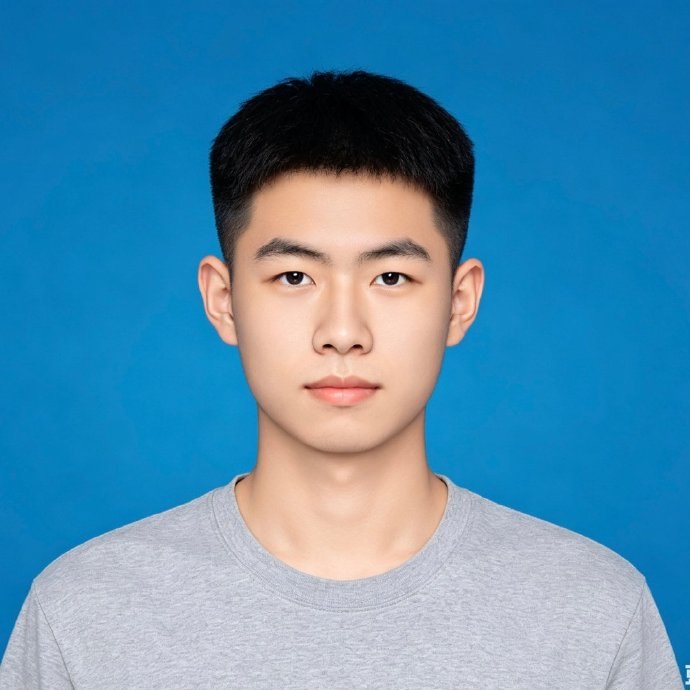
#> input picture opencv/images/id_blue.jpg, 690 x 690 px
$ python id_photo.py
#> lines starting #> are read from the running program, lines starting #| are printed output that depends on the picture; after the words box and inside, x2 and y2 are one past the last pixel; in counts of white or black regions, pixels touching at a corner belong together
import os
import cv2
import numpy as np

def id_photo_background_blue_to_white(id_blue_photo_path, id_white_photo_path):
    """
    证件照：蓝底转白底
    :param id_blue_photo_path: 蓝底证件照路径
    :param id_white_photo_path: 白底证件照路径
    :return: bool 是否成功
    """
#> called with id_blue_photo_path = './images/id_blue.jpg', id_white_photo_path = './images/id_blue_to_white.jpg'
    # 读取蓝底证件照
    img = cv2.imread(id_blue_photo_path)
#> img is the input picture: shape (690, 690, 3); mean B, G, R 175.6, 142, 83.3
    if img is None:
        raise FileNotFoundError(f"读取蓝底证件照失败：{id_blue_photo_path}， 请检查图片路径是否正确")

    # 复制原图作为绘制画布。保留原图不被修改
    img_copy = np.asarray(img).copy()

    # 双边降噪，消除背景细碎噪点
    blur_img = cv2.bilateralFilter(img_copy, 9, 75, 75)

    # 将BGR格式转换为HSV格式，因为色彩空间提取必须使用HSV格式的图片
    hsv_img = cv2.cvtColor(blur_img, cv2.COLOR_BGR2HSV)
#> hsv_img: shape (690, 690, 3); mean H, S, V 87.5, 160.8, 187.4

    # 设置蓝底标准 HSV 上下界阈值
    lower_blue = np.array([90, 43, 46])
    upper_blue = np.array([130, 255, 255])

    # 生成背景掩码：蓝色区域为白色，其余区域为黑色
    mask_bg = cv2.inRange(hsv_img, lower_blue, upper_blue)
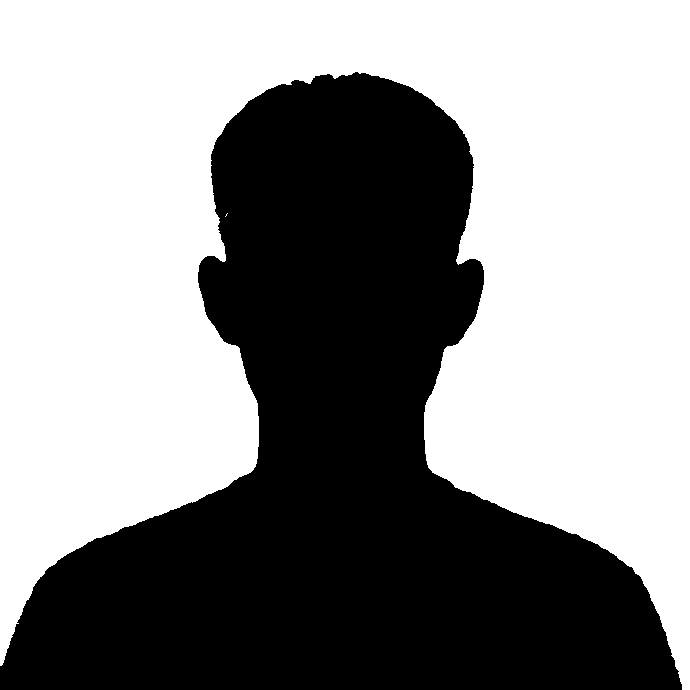
#> mask_bg: shape (690, 690); 57.2% white; 1 black region, box (x1, y1, x2, y2) and area: (0, 72, 682, 690) 203576

    # 将掩码对应的背景区域，统一填充为纯白色
    img_copy[mask_bg > 0] = [255, 255, 255]

    # 保存处理结果图片
    write_result = cv2.imwrite(id_white_photo_path, img_copy)
    if not write_result:
        raise IOError(f"保存白底证件照失败：{id_white_photo_path}")
    print("证件照：蓝底转白底成功，文件已保存！")
    return True

def id_photo_background_red_to_white(id_red_photo_path, id_white_photo_path):
    """
    证件照：红底转白底
    :param id_red_photo_path: 红底证件照路径
    :param id_white_photo_path: 白底证件照路径
    :return: bool 是否成功
    """
    # 读取红底证件照
    img = cv2.imread(id_red_photo_path)
    if img is None:
        raise FileNotFoundError(f"读取红底证件照失败：{id_red_photo_path}， 请检查图片路径是否正确")
    assert img is not None

    # 复制原图作为绘制画布。保留原图不被修改
    img_copy = np.asarray(img).copy()

    # 双边降噪，消除背景细碎噪点。实际测试下来，双边降噪比高斯降噪效果更好
    blur_img = cv2.bilateralFilter(img_copy, 9, 75, 75)

    # 将BGR格式转换为HSV格式，因为色彩空间提取必须使用HSV格式的图片
    hsv_img = cv2.cvtColor(blur_img, cv2.COLOR_BGR2HSV)

    # 设置两段红色区域的HSV值范围
    lower_red1 = np.array([0, 100, 100])
    upper_red1 = np.array([10, 255, 255])
    lower_red2 = np.array([165, 100, 100])
    upper_red2 = np.array([180, 255, 255])

    # 生成两段背景掩码：红色区域为白色，其余区域为黑色
    mask_bg1 = cv2.inRange(hsv_img, lower_red1, upper_red1)
    mask_bg2 = cv2.inRange(hsv_img, lower_red2, upper_red2)
    # 合并两段红色背景，按位或
    mask = cv2.bitwise_or(mask_bg1, mask_bg2)

    # 形态学优化。生成的背景掩码可能会有噪点或孔洞，所以要进行形态学处理
    kernel = cv2.getStructuringElement(cv2.MORPH_ELLIPSE, (3, 3))
    # 闭运算：填充背景区域内部细小孔洞
    mask = cv2.morphologyEx(mask, cv2.MORPH_CLOSE, kernel)
    # 开运算：清除背景区域零散红色噪点
    mask = cv2.morphologyEx(mask, cv2.MORPH_OPEN, kernel)

    # 目前的mask是背景区域已经从红色转换为白色，人像区域为黑色
    # 但是在黑色区域可能会有白色噪点，所以要进行轮廓检测，只保留最大连通区域（即白色背景区域）

    # 查找所有最外层轮廓
    contours, _ = cv2.findContours(mask, cv2.RETR_EXTERNAL, cv2.CHAIN_APPROX_SIMPLE)
    if contours:
        # 找到面积最大的外部轮廓，即最大的白色区域
        largest_contour = max(contours, key=cv2.contourArea)
        # 创建一个全黑的数组，和mask大小相同
        mask_clean = np.zeros_like(mask)
        # 在这个黑色数组下，绘制刚得到的最大白色区域轮廓。这个轮廓就是最终要保留的白色背景区域
        cv2.drawContours(mask_clean, [largest_contour], -1, (255, 255, 255), thickness=cv2.FILLED)
        # 替换mask。现在的mask是背景区域是白色，人像区域是黑色
        mask = mask_clean

    # 目前mask是背景区域是白色，人像区域是黑色

    # 掩码按位取反：人像区域变白色，背景区域变黑色
    mask_inv = cv2.bitwise_not(mask)
    # 提取出人像区域。(mask_inv中，人像区域为255，允许通过；背景区域为0，禁止通过)
    mask_person = cv2.bitwise_and(img_copy, img_copy, mask=mask_inv)

    # 构建一个纯白色背景图层
    white_bg = np.full_like(img, 255)
    # 提取出背景区域。(mask中，背景区域为255，允许通过；人像区域为0，禁止通过)
    background = cv2.bitwise_and(white_bg, white_bg, mask=mask)

    # 人像和背景合并
    img_copy = cv2.add(mask_person, background)

    # 保存处理结果图片
    write_result = cv2.imwrite(id_white_photo_path, img_copy)
    if not write_result:
        raise IOError(f"保存白底证件照失败：{id_white_photo_path}")
    print("证件照：红底转白底成功，文件已保存！")
    return True

def resize_photo(img: np.ndarray, w: int, h: int):
    """
    生成标准尺寸证件照（等比例缩放 + 居中白底）
    :param img: 证件照
    :param w: 目标宽度
    :param h: 目标高度
    :return: 生成的标准尺寸证件照
    """
    if w <= 0 or h <= 0:
        raise ValueError("目标宽度和高度必须大于0")

    # 获取原图高度和宽度
    h_orig, w_orig = img.shape[:2]
    # 计算缩放比例
    scale = min(w / w_orig, h / h_orig)
    # 计算新图像的宽度和高度
    w_new = int(w_orig * scale)
    h_new = int(h_orig * scale)

    # 判断缩放比例
    if scale < 1:
        # 缩小，使用INTER_AREA插值方法。综合周围多个原始像素的信息，再计算一个新的像素值
        interpolation = cv2.INTER_AREA
    else:
        # 放大，使用INTER_CUBIC插值方法。需要根据附近像素估算出新的像素
        interpolation = cv2.INTER_CUBIC
    # 等比例缩放图片
    img = cv2.resize(img, (w_new, h_new), interpolation=interpolation)
    # 创建目标尺寸的纯白色背景
    white_bg = np.full((h, w, 3),255, dtype=np.uint8)

    # 计算居中偏移坐标
    x_offset = (w - w_new) // 2
    y_offset = (h - h_new) // 2
    # 将缩放后的图片粘贴到白色背景图层
    white_bg[y_offset:y_offset + h_new, x_offset:x_offset + w_new] = img
    return white_bg


# 定义图片所在路径
image_path = './images/'
# 蓝底证件照文件名称
id_blue_filename = 'id_blue.jpg'
# 蓝底转白底证件照文件名称
id_white_filename = 'id_blue_to_white.jpg'
# 蓝底证件照路径
id_blue_path = os.path.join(image_path, id_blue_filename)
# 蓝底转白底证件照路径
id_blue_to_white_path = os.path.join(image_path, id_white_filename)

# 调用转换函数
blue_to_white_flag = id_photo_background_blue_to_white(id_blue_path, id_blue_to_white_path)
if blue_to_white_flag:
    blue_to_white_img = cv2.imread(id_blue_to_white_path)
    if blue_to_white_img is not None:
        # 展示白底证件照图片
        cv2.imshow('id blue to white img', blue_to_white_img)
        # 生成1寸证件照
        one_inch_img = resize_photo(blue_to_white_img, 295, 413)
#> in resize_photo, `white_bg[y_offset:y_offset + h_new, x_offset:x_offset + w_new] = img`:
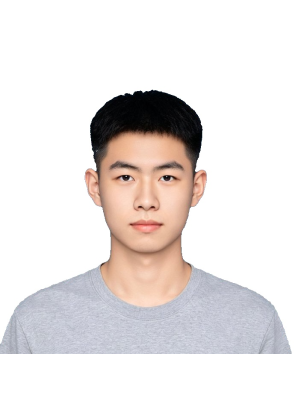
#> white_bg: shape (413, 295, 3); mean of channels 0, 1, 2 226.4, 227.4, 232.5; drawn as B, G, R
        cv2.imshow('one inch img', one_inch_img)
        cv2.waitKey(0)
        cv2.destroyAllWindows()


# 红底证件照文件名称
id_red_filename = 'id_red.jpeg'
# 红底转白底证件照文件名称
id_red_white_filename = 'id_red_to_white.jpg'
# 红底证件照路径
id_red_path = os.path.join(image_path, id_red_filename)
# 红底转白底证件照路径
id_red_to_white_path = os.path.join(image_path, id_red_white_filename)

# 调用转换函数
red_to_white_flag = id_photo_background_red_to_white(id_red_path, id_red_to_white_path)
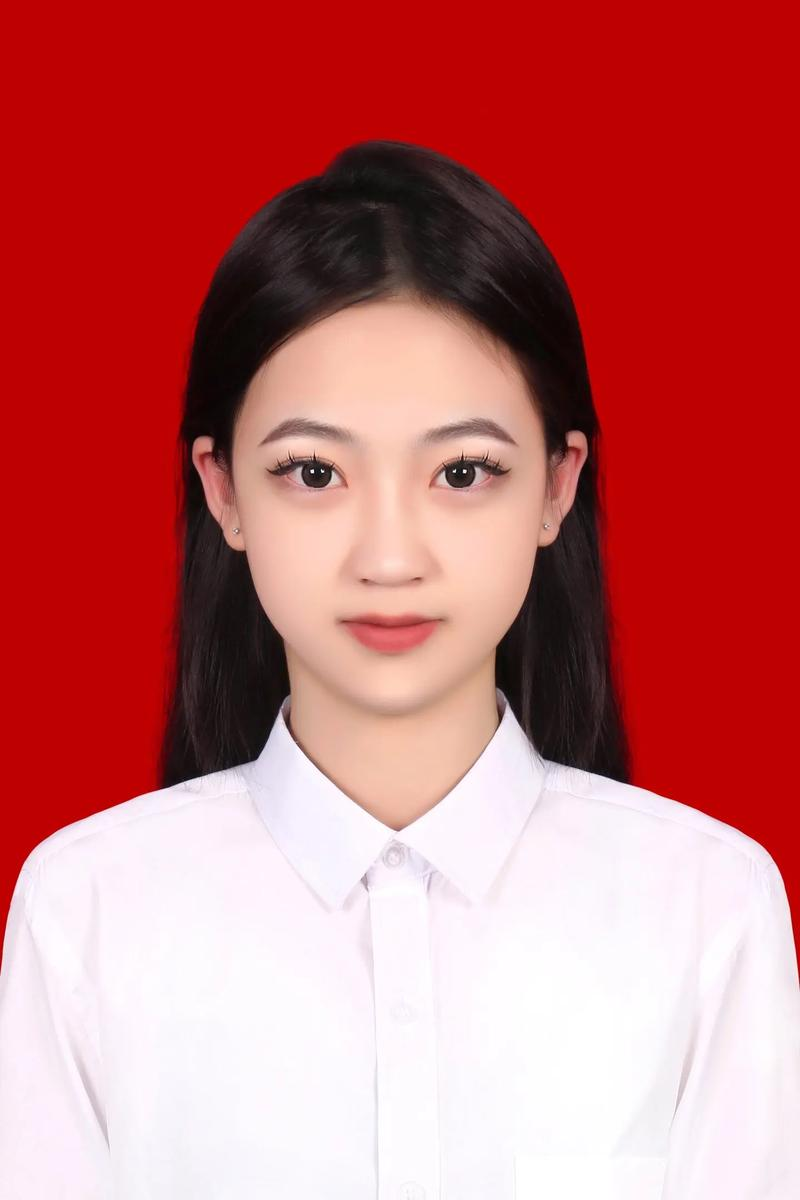
#> input picture opencv/images/id_red.jpeg, 800 x 1200 px
#> in id_photo_background_red_to_white, img is the input picture: shape (1200, 800, 3); mean B, G, R 108.4, 107.6, 196.5
#> in id_photo_background_red_to_white, `hsv_img = cv2.cvtColor(blur_img, cv2.COLOR_BGR2HSV)`: hsv_img: shape (1200, 800, 3); mean H, S, V 60.4, 130.3, 196.9
#> in id_photo_background_red_to_white, `mask_bg1 = cv2.inRange(hsv_img, lower_red1, upper_red1)`: mask_bg1: shape (1200, 800); 41.7% white; 126 white regions (104 under 20 px), largest, box (x1, y1, x2, y2) and area: (0, 0, 800, 931) 388448, (260, 288, 546, 448) 3781, (337, 612, 447, 656) 2322
#> in id_photo_background_red_to_white, `mask_bg2 = cv2.inRange(hsv_img, lower_red2, upper_red2)`:
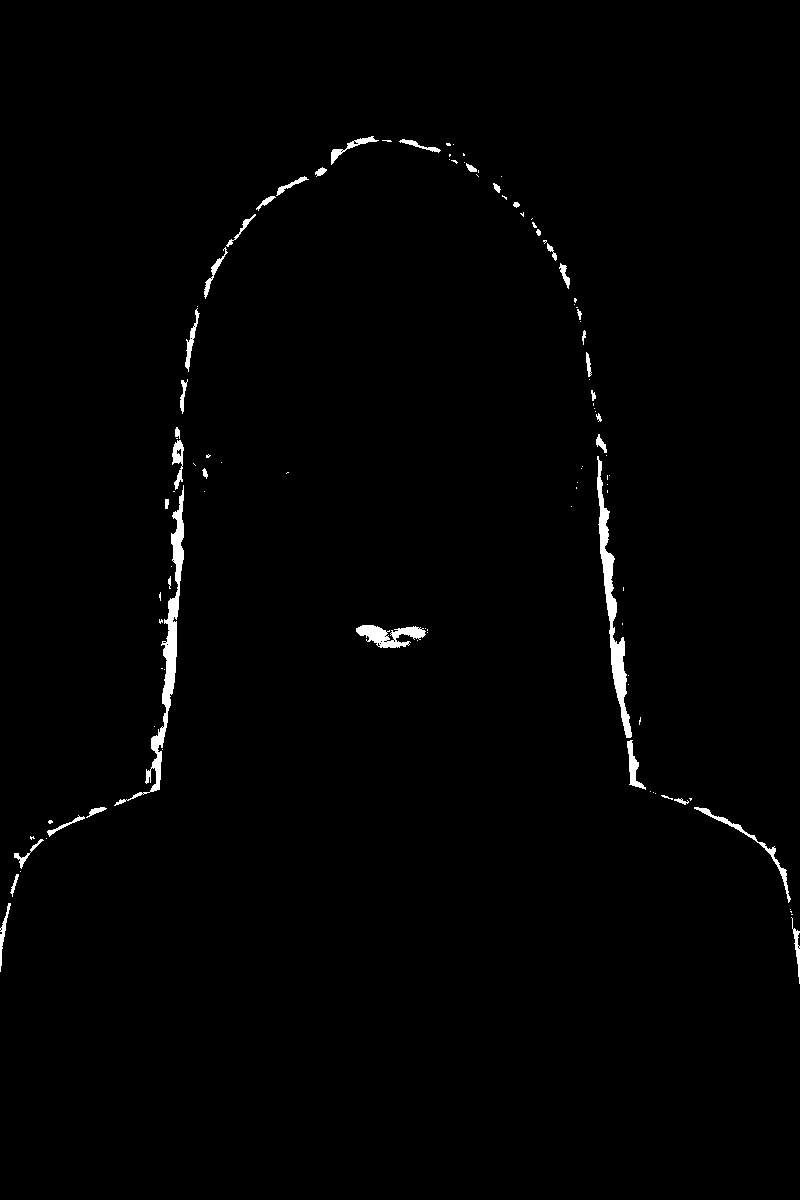
#> mask_bg2: shape (1200, 800); 1.1% white; 108 white regions (69 under 20 px), largest, box (x1, y1, x2, y2) and area: (114, 485, 184, 806) 2569, (597, 456, 632, 738) 2252, (356, 625, 426, 648) 877
#> in id_photo_background_red_to_white, `mask = cv2.bitwise_or(mask_bg1, mask_bg2)`:
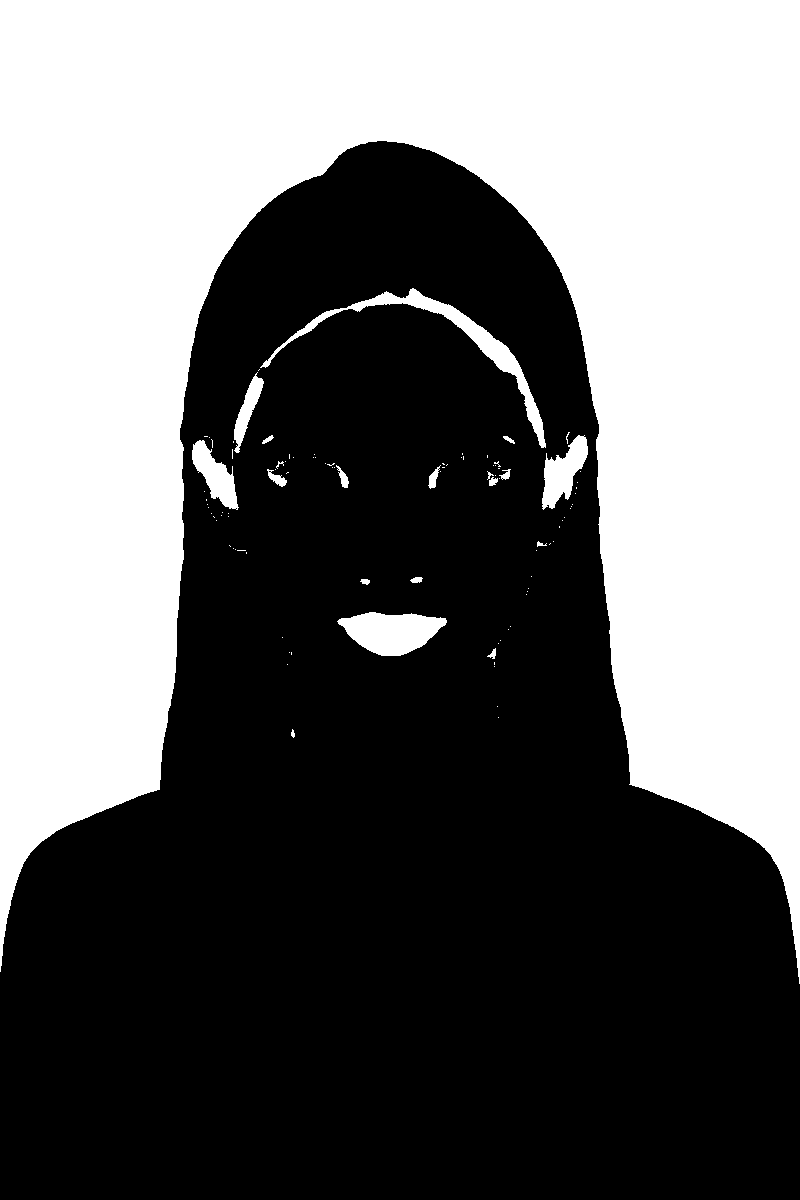
#> mask: shape (1200, 800); 42.7% white; 98 white regions (78 under 20 px), largest, box (x1, y1, x2, y2) and area: (0, 0, 800, 984) 397892, (260, 288, 546, 448) 3781, (337, 612, 447, 656) 3206
#> in id_photo_background_red_to_white, `mask = cv2.morphologyEx(mask, cv2.MORPH_CLOSE, kernel)`: mask: shape (1200, 800); 42.7% white; 80 white regions (61 under 20 px), largest, box (x1, y1, x2, y2) and area: (0, 0, 800, 984) 397894, (258, 288, 546, 448) 3796, (337, 612, 447, 656) 3206
#> in id_photo_background_red_to_white, `mask = cv2.morphologyEx(mask, cv2.MORPH_OPEN, kernel)`: mask: shape (1200, 800); 42.7% white; 24 white regions (5 under 20 px)
#> in id_photo_background_red_to_white, `contours, _ = cv2.findContours(mask, cv2.RETR_EXTERNAL, cv2.CHAIN_APPR..`: contours = 24 contours, 7 with area under 20; largest, box (x1, y1, x2, y2) and area: (0, 0, 800, 978) 395548, (337, 612, 447, 656) 3090, (346, 288, 546, 448) 3033, (542, 435, 588, 510) 1674, (192, 440, 239, 510) 1429
#> in id_photo_background_red_to_white, `largest_contour = max(contours, key=cv2.contourArea)`: largest_contour = contour of 827 points, box (x1, y1, x2, y2) (0, 0, 800, 978), area 395548
#> in id_photo_background_red_to_white, `cv2.drawContours(mask_clean, [largest_contour], -1, (255, 255, 255), t..`: mask_clean: shape (1200, 800); 41.4% white; 1 white region, box (x1, y1, x2, y2) and area: (0, 0, 800, 978) 397880
#> in id_photo_background_red_to_white, `background = cv2.bitwise_and(white_bg, white_bg, mask=mask)`: white_bg: shape (1200, 800, 3); every value is 255
#> in id_photo_background_red_to_white, `img_copy = cv2.add(mask_person, background)`:
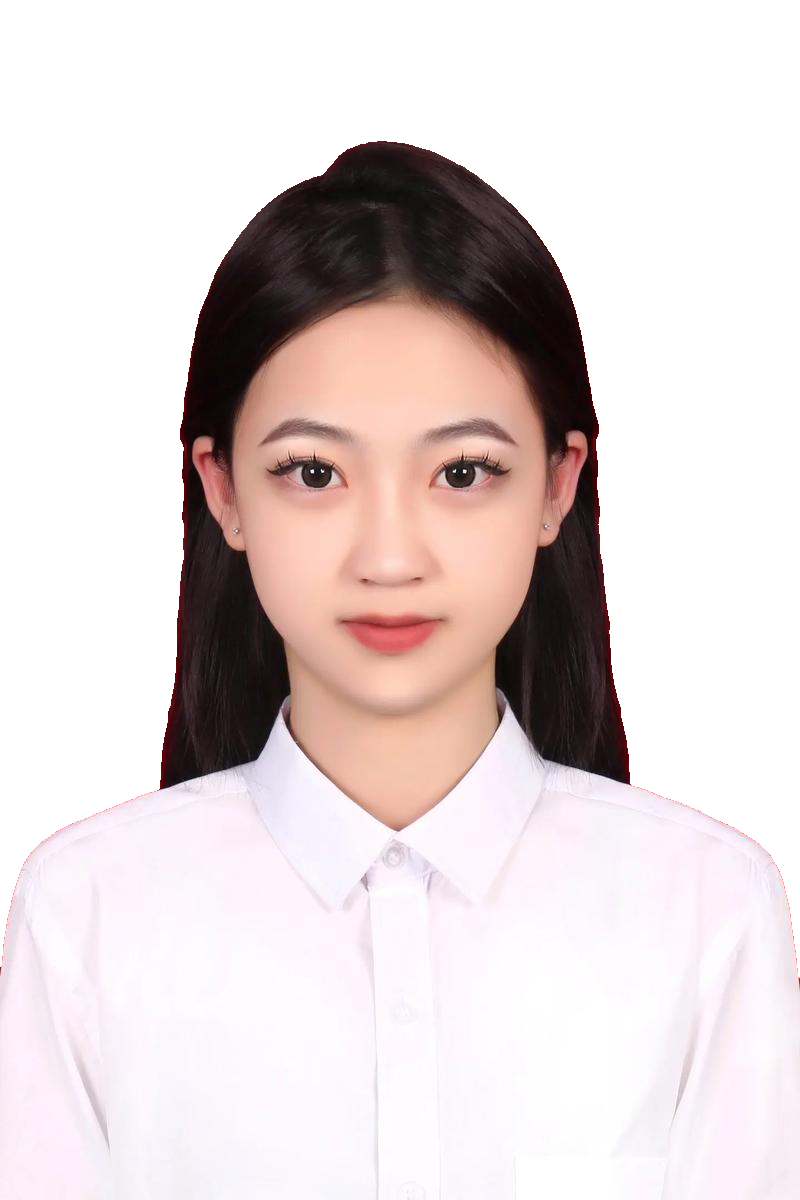
#> img_copy: shape (1200, 800, 3); mean B, G, R 213.1, 213.2, 224
if red_to_white_flag:
    red_to_white_img = cv2.imread(id_red_to_white_path)
    if red_to_white_img is not None:
        # 展示白底证件照图片
        cv2.imshow('id red to white img', red_to_white_img)
        # 生成2寸证件照
        two_inches_img = resize_photo(red_to_white_img, 413, 626)
        cv2.imshow('two inches img', two_inches_img)
        cv2.waitKey(0)
        cv2.destroyAllWindows()
